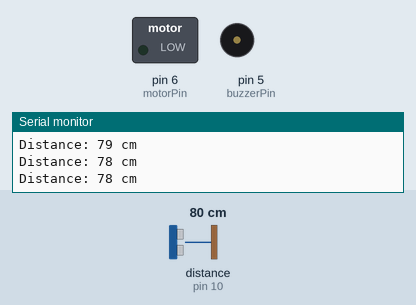
Simulated run of this sketch. Board: Arduino Uno, built with avr-gcc and run on an emulated ATmega328P. Shown: switched loads named in the sketch (green lamp = pin HIGH), buzzer (waves = sounding, pin HIGH), the last lines printed to the serial monitor. Wiring (inferred from the names in the program): ultrasonic range finder: trigger pin 9; echo pin 10. Dashed ring = blinking. The inputs (shaded band) are chosen by the test bench; at power-on: distance to the obstacle (sensor on pin 10) 80 cm. The echo pulse lasts 58.3 µs per cm; pins used as bus, display or sensor lines are not drawn.

Above: at 1.2 s.
1.3 s: distance to the obstacle (sensor on pin 10) set to 9 cm
At 1.8 s:
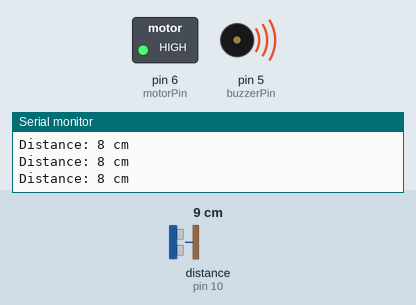
4.3 s: distance to the obstacle (sensor on pin 10) set to 2 cm
At 4.49 s:
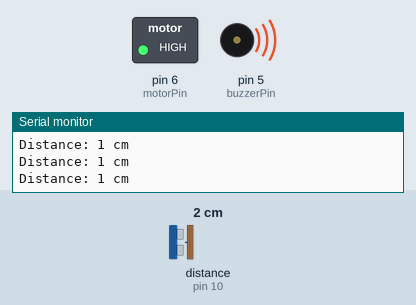
Timing chart, 0 to 13.3 s (numbered marks = the images above; inputs shaded):
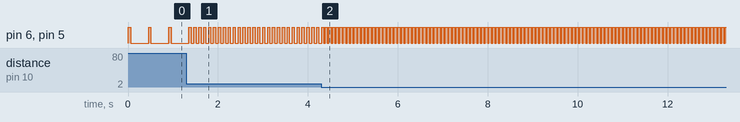

Measured:
- after the input at 1.3 s, pin 6 (motorPin), pin 5 (buzzerPin): alternates HIGH for 0.05 s and LOW for 0.06 s, starting after 0.16 s
- after the input at 4.3 s, pin 6 (motorPin), pin 5 (buzzerPin): alternates HIGH for 0.05 s and LOW for 0.03 s, starting after 0.17 s
- by itself, pin 6 (motorPin), pin 5 (buzzerPin): alternates HIGH for 0.05 s and LOW for 0.40 s

The sketch:

ultrasonic_walking_stick.ino
```cpp
// Pin Definitions
const int trigPin = 9;     // HC-SR04 Trigger Pin
const int echoPin = 10;    // HC-SR04 Echo Pin
const int buzzerPin = 5;   // Active Buzzer Pin
const int motorPin = 6;    // Optional Vibration Motor or LED Pin

// Distance threshold in centimeters (100 cm = 1 meter)
const int maxDistance = 100;

void setup() {
  pinMode(trigPin, OUTPUT);
  pinMode(echoPin, INPUT);
  pinMode(buzzerPin, OUTPUT);
  pinMode(motorPin, OUTPUT);

  Serial.begin(9600); // For debugging distance in Serial Monitor
}

void loop() {
  long duration;
  int distance;

  // Clear the trigPin
  digitalWrite(trigPin, LOW);
  delayMicroseconds(2);

  // Send a 10-microsecond HIGH pulse to trigger the sensor
  digitalWrite(trigPin, HIGH);
  delayMicroseconds(10);
  digitalWrite(trigPin, LOW);

  // Read the echoPin (timeout after 30,000 us to prevent freezing)
  duration = pulseIn(echoPin, HIGH, 30000);

  // Calculate distance in centimeters
  distance = duration * 0.034 / 2;

  // Print distance to Serial Monitor
  Serial.print("Distance: ");
  Serial.print(distance);
  Serial.println(" cm");

  // Trigger alerts if an obstacle is within range (ignoring 0/invalid readings)
  if (distance > 0 && distance <= maxDistance) {
    // Map distance (2cm to 100cm) to beep delay (30ms to 500ms)
    int beepDelay = map(distance, 2, maxDistance, 30, 500);
    beepDelay = constrain(beepDelay, 30, 500);

    digitalWrite(buzzerPin, HIGH);
    digitalWrite(motorPin, HIGH);
    delay(50); // Short pulse duration

    digitalWrite(buzzerPin, LOW);
    digitalWrite(motorPin, LOW);
    delay(beepDelay); // Pause gets shorter as obstacle gets closer
  } else {
    // Keep alerts off when path is clear
    digitalWrite(buzzerPin, LOW);
    digitalWrite(motorPin, LOW);
    delay(50);
  }
}
```
